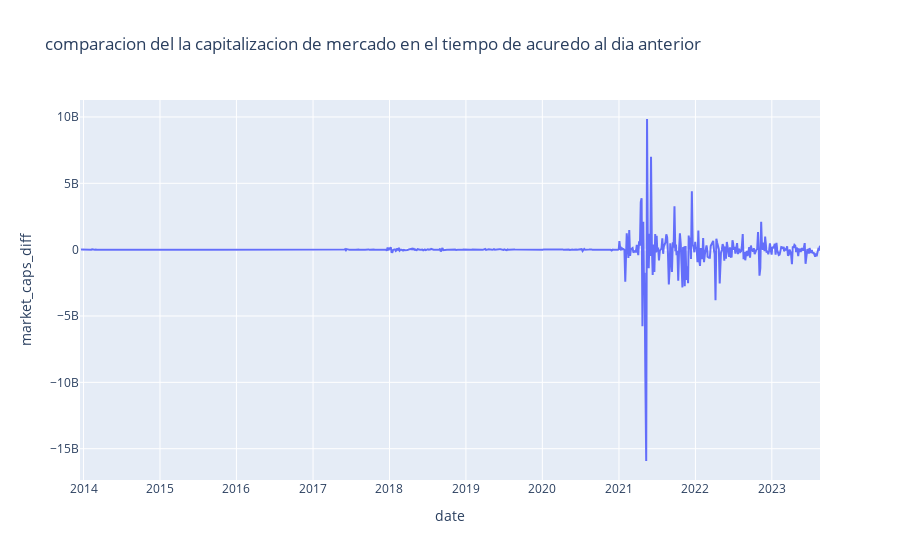

Notebook code cell kept with this figure:
### Markdown cell above
se puede obserbar que las lineas son muy similares solo que el precio esta en miles y la capitalizacion del mercado esta en miles de millones

### Code cell
fig_price_returns = px.line(dogecoin_df, x='date', y='market_caps_diff', title='comparacion del la capitalizacion de mercado en el tiempo de acuredo al dia anterior')
fig_price_returns.show()

### Figure 1 — Plotly figure (JSON) as saved in the notebook; plotly's stock layout.template omitted (floating-point values rounded to 4 significant figures; data arrays with more than 128 entries replaced by an {"elided": "..."} marker saying what was removed)
{"data": [{"hovertemplate": "date=%{x}<br>market_caps_diff=%{y}<extra></extra>", "legendgroup": "", "line": {"color": "#636efa", "dash": "solid"}, "marker": {"symbol": "circle"}, "mode": "lines", "name": "", "orientation": "v", "showlegend": false, "type": "scatter", "x": {"elided": "922 str values"}, "xaxis": "x", "y": {"elided": "922 float values"}, "yaxis": "y"}], "layout": {"legend": {"tracegroupgap": 0}, "title": {"text": "comparacion del la capitalizacion de mercado en el tiempo de acuredo al dia anterior"}, "xaxis": {"anchor": "y", "domain": [0, 1], "title": {"text": "date"}}, "yaxis": {"anchor": "x", "domain": [0, 1], "title": {"text": "market_caps_diff"}}}}
